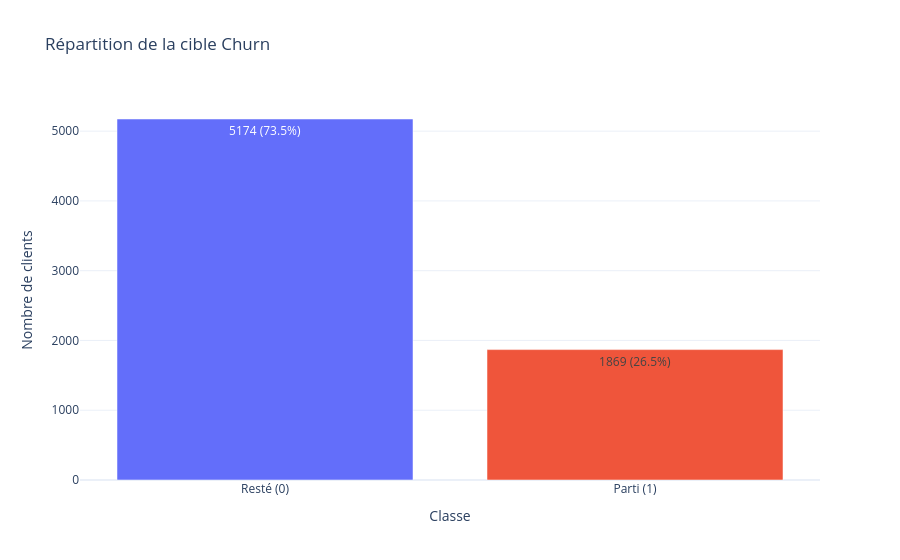

Notebook code cell kept with this figure:
### Markdown cell above
## 3. La cible : `Churn`

### Code cell
counts = df["Churn"].value_counts().rename({0: "Resté (0)", 1: "Parti (1)"})
print(df["Churn"].value_counts(normalize=True).round(3))

fig = px.bar(x=counts.index, y=counts.values, text=[f"{v} ({v/len(df):.1%})" for v in counts.values],
             color=counts.index, title="Répartition de la cible Churn", template=TEMPLATE,
             labels={"x": "Classe", "y": "Nombre de clients"})
fig.update_layout(showlegend=False)
fig.show()

### Figure 1 — Plotly figure (JSON) as saved in the notebook; plotly's stock layout.template omitted (floating-point values rounded to 4 significant figures)
{"data": [{"hovertemplate": "color=Resté (0)<br>Classe=%{x}<br>Nombre de clients=%{y}<br>text=%{text}<extra></extra>", "legendgroup": "Resté (0)", "marker": {"color": "#636efa", "pattern": {"shape": ""}}, "name": "Resté (0)", "orientation": "v", "showlegend": true, "text": ["5174 (73.5%)"], "textposition": "auto", "type": "bar", "x": ["Resté (0)"], "xaxis": "x", "y": [5174], "yaxis": "y"}, {"hovertemplate": "color=Parti (1)<br>Classe=%{x}<br>Nombre de clients=%{y}<br>text=%{text}<extra></extra>", "legendgroup": "Parti (1)", "marker": {"color": "#EF553B", "pattern": {"shape": ""}}, "name": "Parti (1)", "orientation": "v", "showlegend": true, "text": ["1869 (26.5%)"], "textposition": "auto", "type": "bar", "x": ["Parti (1)"], "xaxis": "x", "y": [1869], "yaxis": "y"}], "layout": {"barmode": "relative", "legend": {"title": {"text": "color"}, "tracegroupgap": 0}, "showlegend": false, "title": {"text": "Répartition de la cible Churn"}, "xaxis": {"anchor": "y", "domain": [0, 1], "title": {"text": "Classe"}}, "yaxis": {"anchor": "x", "domain": [0, 1], "title": {"text": "Nombre de clients"}}}}
